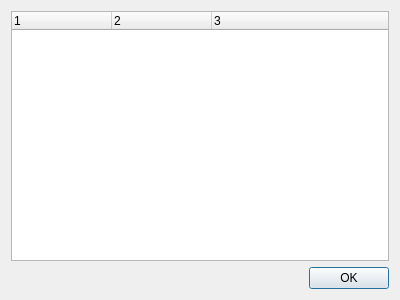
<?xml version="1.0" encoding="UTF-8"?>
<ui version="4.0">
 <class>PluginDialog</class>
 <widget class="QDialog" name="PluginDialog">
  <property name="geometry">
   <rect>
    <x>0</x>
    <y>0</y>
    <width>400</width>
    <height>300</height>
   </rect>
  </property>
  <property name="windowTitle">
   <string>Dialog</string>
  </property>
  <layout class="QVBoxLayout" name="verticalLayout">
   <item>
    <widget class="QTreeWidget" name="pluginList">
     <property name="columnCount">
      <number>3</number>
     </property>
     <column>
      <property name="text">
       <string notr="true">1</string>
      </property>
     </column>
     <column>
      <property name="text">
       <string notr="true">2</string>
      </property>
     </column>
     <column>
      <property name="text">
       <string notr="true">3</string>
      </property>
     </column>
    </widget>
   </item>
   <item>
    <widget class="QDialogButtonBox" name="buttonBox">
     <property name="orientation">
      <enum>Qt::Horizontal</enum>
     </property>
     <property name="standardButtons">
      <set>QDialogButtonBox::Ok</set>
     </property>
    </widget>
   </item>
  </layout>
 </widget>
 <resources/>
 <connections>
  <connection>
   <sender>buttonBox</sender>
   <signal>accepted()</signal>
   <receiver>PluginDialog</receiver>
   <slot>accept()</slot>
   <hints>
    <hint type="sourcelabel">
     <x>248</x>
     <y>254</y>
    </hint>
    <hint type="destinationlabel">
     <x>157</x>
     <y>274</y>
    </hint>
   </hints>
  </connection>
  <connection>
   <sender>buttonBox</sender>
   <signal>rejected()</signal>
   <receiver>PluginDialog</receiver>
   <slot>reject()</slot>
   <hints>
    <hint type="sourcelabel">
     <x>316</x>
     <y>260</y>
    </hint>
    <hint type="destinationlabel">
     <x>286</x>
     <y>274</y>
    </hint>
   </hints>
  </connection>
 </connections>
</ui>
